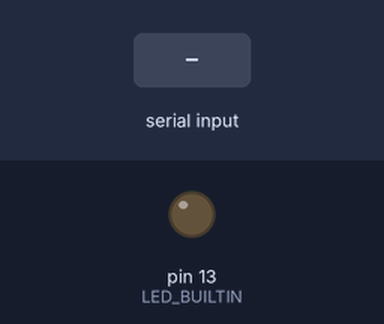
Simulated run of this sketch. Board: Arduino Uno, built with avr-gcc and run on an emulated ATmega328P. On the bench: output pins drawn as LEDs (lit = HIGH). Dashed ring = blinking. The inputs (shaded band) are chosen by the test bench. What the sketch prints to the serial monitor is not drawn.

Above: at 1.2 s.
1.3 s: "2\n" received over Serial
At 1.7 s:
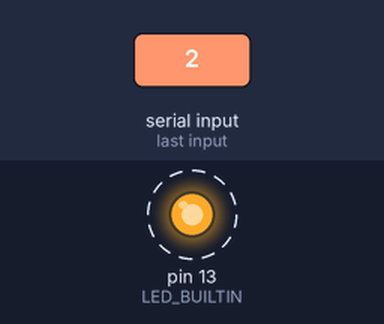
4.3 s: "1\n" received over Serial
6.8 s: "3\n" received over Serial
At 13.7 s:
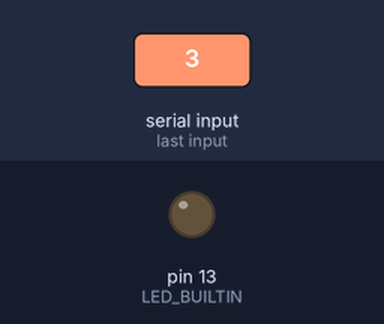
Timing chart, 0 to 14.8 s (numbered marks = the images above; inputs shaded):
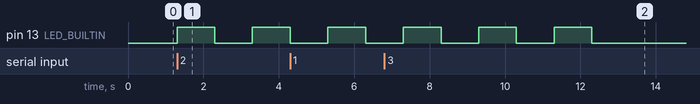

The sketch:

dose.ino
```cpp
String incomingByte ;

void setup() {

  Serial.begin(9600);

  pinMode(LED_BUILTIN, OUTPUT);

}
void loop() {

  if (Serial.available() > 0) {

  incomingByte = Serial.readStringUntil('\n');

    if(incomingByte == "1" ) {

      digitalWrite(LED_BUILTIN, HIGH);
      delay(1000);
      digitalWrite(LED_BUILTIN, LOW);
      delay(1000);


      Serial.write("Led on");

    }
    if (incomingByte == "2" ) {

      digitalWrite(LED_BUILTIN, HIGH);
      delay(1000);
      digitalWrite(LED_BUILTIN, LOW);
      delay(1000);
      digitalWrite(LED_BUILTIN, HIGH);
      delay(1000);
      digitalWrite(LED_BUILTIN, LOW);
      delay(1000);
      Serial.write("Led on");

    }

    else if (incomingByte == "3" ) {

       digitalWrite(LED_BUILTIN, HIGH);
      delay(1000);
      digitalWrite(LED_BUILTIN, LOW);
      delay(1000);
      digitalWrite(LED_BUILTIN, HIGH);
      delay(1000);
      digitalWrite(LED_BUILTIN, LOW);
      delay(1000);
       digitalWrite(LED_BUILTIN, HIGH);
      delay(1000);
      digitalWrite(LED_BUILTIN, LOW);
      delay(1000);

      Serial.write("Led on");}

    else if (incomingByte == "4" ) {

      digitalWrite(LED_BUILTIN, HIGH);
      delay(1000);
      digitalWrite(LED_BUILTIN, LOW);
      delay(1000);
      digitalWrite(LED_BUILTIN, HIGH);
      delay(1000);
      digitalWrite(LED_BUILTIN, LOW);
      delay(1000);
       digitalWrite(LED_BUILTIN, HIGH);
      delay(1000);
      digitalWrite(LED_BUILTIN, LOW);
      delay(1000);
      digitalWrite(LED_BUILTIN, HIGH);
      delay(1000);
      digitalWrite(LED_BUILTIN, LOW);
      delay(1000);
      Serial.write("Led on");}

    else if (incomingByte == "off") {

      digitalWrite(LED_BUILTIN, LOW);

      Serial.write("Led off");

    }

    else{

     Serial.write("invald input");}


  }
  }
```

Measured:
- after the input at 1.3 s, pin 13 (LED_BUILTIN): LOW → HIGH at once, → LOW 1.0 s later, → HIGH 1.0 s later
- after the input at 6.8 s, pin 13 (LED_BUILTIN): alternates HIGH for 1.0 s and LOW for 1.0 s, 6 changes in all, then stays LOW, starting after 0.50 s
